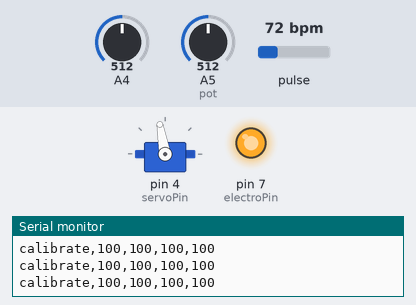
This sketch was run on a simulated Arduino Uno, built with avr-gcc and run on an emulated ATmega328P. Shown: servo, output pins drawn as LEDs (lit = HIGH), the last lines printed to the serial monitor. Inputs (shaded band) come from the test bench; at power-on: pulse 72 bpm, A4 = 512, A5 (pot) = 512.

Above: at 1.2 s.
1.3 s: pulse set to 100 bpm
At 10.15 s:
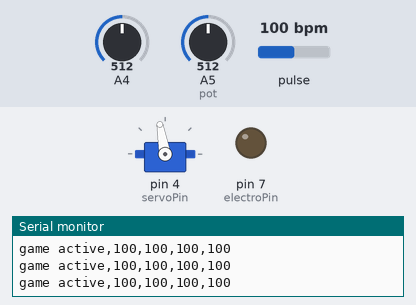
Timing chart, 0 to 10.3 s (numbered marks = the images above; inputs shaded):
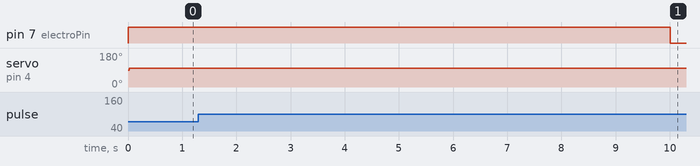

The sketch:

final.ino
```cpp
// Servo Motor imports and variables
#include "servoMotor.h"
// State Variables
#include "gamestate.h"
// Pulse Sensor imports and variables
#include "pulseSensor.h"

// HIGH = ON, LOW = OFF
int magnetState = HIGH;
const bool printSerialForP5 = true;
int winningDiff = 100;
int winningPlayer = -1;
int maxVariance = 20;
int current_time = 0;

void setup() {
  Serial.begin(250000);
  Serial.println("setup!");
  pinMode(electroPin, OUTPUT);
  servoMotor.attach(servoPin);

  pulseSensor.analogInput(PULSE_INPUT0, 0);
  pulseSensor.analogInput(PULSE_INPUT1, 1);
  pulseSensor.setThreshold(THRESHOLD);

// Now that everything is ready, start reading the PulseSensor signal.
  if (!pulseSensor.begin()) {
    Serial.println("pulse sensor not set up correctly");
  }
  else {
    Serial.println("pulse sensor library started up correctly");
  }
}

void loop() {

     int player1_fake = analogRead(A5);      // read the pot value
     int player2_fake = analogRead(A4);
     int player1_bpm = map(player1_fake, 0, 1023, 0, 200);
     int player2_bpm = map(player2_fake, 0, 1023, 0, 200);
     digitalWrite(electroPin, magnetState);

    // Pulse Sensor Library indicates to call this at least every 2 seconds for acturate pulse readings if
    // USE_ARDUINO_INTERRUPTS sets to false. USE_ARDUINO_INTERRUPTS interupting and causing issue with servo
    // motor so we must take these alternate actions.
    if (pulseSensor.sawNewSample()) {
      if (pulseSensor.sawStartOfBeat()) {
        int reading0 = pulseSensor.getBeatsPerMinute(0);
        int reading1 = pulseSensor.getBeatsPerMinute(1);
        Serial.println("reading 0: " + String(reading0) + " reading 1: " + String(reading1));

//        q0.push(&reading0);
//        q1.push(&reading1);

//        avgBPM0 = avgBPM(&q0, "q0 ");
//        avgBPM1 = avgBPM(&q1, "q0 ");
      }
    }
    q0.push(&player1_bpm);
    q1.push(&player2_bpm);
    avgBPM0 = avgBPM(&q0, "q0 ");
    avgBPM1 = avgBPM(&q1, "q1 ");

    if(millis() % 20 < 2) {
      servoMotor.write(servoAngle);
    }

  if (GAME_SEQUENCE[STATE_IDX] == START && abs(avgBPM0 - avgBPM1) < 5 && avgBPM0 > 20 && avgBPM0 > 20) {
    //Serial.println("CALIBRATING...");
    current_time = millis();
    STATE_IDX++;
  }

  if (GAME_SEQUENCE[STATE_IDX] == CALIBRATE && isCalibrated(&q0) && isCalibrated(&q1)) {
      //Serial.println("STARTING ACTIVE GAME...");

      if(millis() - current_time > 10000) {
        BASE_RATE[0] = avgBPM0;
        BASE_RATE[1] = avgBPM1;
        STATE_IDX++;
      }
  }

  if(GAME_SEQUENCE[STATE_IDX] == GAME_ACTIVE) {
    servoAngle = servoAngleStart + ((avgBPM0 - avgBPM1)/2);
    magnetState = LOW; //release ball!
  }

  if (GAME_SEQUENCE[STATE_IDX] == GAME_ACTIVE && abs(avgBPM0 - avgBPM1) > winningDiff) {
    //Serial.println("GAME OVER...");
    STATE_IDX++;
    servoAngle = servoAngleStart;
    if (avgBPM0  < avgBPM1) {
      winningPlayer = 0;
    }
    else {
      winningPlayer = 1;
    }
  }

  if (GAME_SEQUENCE[STATE_IDX] == GAME_OVER ) {
    servoAngle = servoAngleStart;
    STATE_IDX = 0;
  }


  if (printSerialForP5) {
    //Serial.print("State: ");
    Serial.print(GAME_SEQUENCE[STATE_IDX] + ",");
    if (GAME_SEQUENCE[STATE_IDX] == GAME_OVER) {
      Serial.println(winningPlayer);
    }
    else {
      //Serial.print("BPM0: ");
//      Serial.print(String(avgBPM0) + ",");
      //Serial.print("BPM1: ");
//      Serial.println(String(avgBPM1));
//      Serial.print("Player0 Delta BPM, Player1 Delta BPM");
        Serial.print(String(player1_bpm) + "," + String(player2_bpm) + ",");
        Serial.println(String(avgBPM0) + "," + String(avgBPM1));
    }
  }
}

int avgBPM(cppQueue * q, String type) {
  int sum = 0;
  int ref;
  for (int i = 0; i < q->getCount(); i++) {
    q->peekIdx(&ref, i);
    sum += ref;
  }
  return round(sum / q->getCount());
}

int avgRelBPM(cppQueue * q, int base) {
  int sum = 0;
  for (int i = 0; i < q->getCount(); i++) {
    int ref;
    q->peekIdx(&ref, i);
    int relBPMPercent = ref/base;
    sum += relBPMPercent;
  }
  return round(sum / q->getCount());
}


bool isCalibrated(cppQueue * q) {
  if (!q->isFull()) {
    return false;
  }
  int min = 1000;
  int max = 0;
  for (int i = 0; i < q->getCount(); i++) {
    int ref;
    q->peekIdx(&ref, i);
    if (ref < min) {
      min = ref;
    }
    if (ref > max) {
      max = ref;
    }
  }
  if (max - min < maxVariance) {
    return true;
  }
  return false;
}
```

cppQueue.cpp
```cpp
// (licence header left out)
/****************************************************************/
#include <string.h>
#include <stdlib.h>

#include "cppQueue.h"
/****************************************************************/


/*! \brief Increment index
**  \details Increment buffer index \b pIdx rolling back to \b start when limit \b end is reached
**  \param [in,out] pIdx - pointer to index value
**  \param [in] end - counter upper limit value
**  \param [in] start - counter lower limit value
**/
static inline void __attribute__((nonnull, always_inline)) inc_idx(uint16_t * const pIdx, const uint16_t end, const uint16_t start)
{
  if (*pIdx < end - 1)  { (*pIdx)++; }
  else          { *pIdx = start; }
}

/*! \brief Decrement index
**  \details Decrement buffer index \b pIdx rolling back to \b end when limit \b start is reached
**  \param [in,out] pIdx - pointer to index value
**  \param [in] end - counter upper limit value
**  \param [in] start - counter lower limit value
**/
static inline void __attribute__((nonnull, always_inline)) dec_idx(uint16_t * const pIdx, const uint16_t end, const uint16_t start)
{
  if (*pIdx > start)    { (*pIdx)--; }
  else          { *pIdx = end - 1; }
}


cppQueue::cppQueue(const uint16_t size_rec, const uint16_t nb_recs, const cppQueueType type, const bool overwrite)
{
  const uint32_t size = nb_recs * size_rec;

  rec_nb = nb_recs;
  rec_sz = size_rec;
  impl = type;
  ovw = overwrite;

  init = 0;

  //if (queue)  { free(queue); }  // Free existing data (if any)
  queue = (uint8_t *) malloc(size);

  if (queue == NULL)  { queue_sz = 0; return; } // Return here if cppQueue not allocated
  else        { queue_sz = size; }

  init = QUEUE_INITIALIZED;
  flush();
}

cppQueue::~cppQueue()
{
  if (init == QUEUE_INITIALIZED)  free(queue);
}


void cppQueue::flush(void)
{
  in = 0;
  out = 0;
  cnt = 0;
}


bool __attribute__((nonnull)) cppQueue::push(const void * const record)
{
  if ((!ovw) && isFull()) { return false; }

  uint8_t * const pStart = queue + (rec_sz * in);
  memcpy(pStart, record, rec_sz);

  inc_idx(&in, rec_nb, 0);

  if (!isFull())  { cnt++; }  // Increase records count
  else if (ovw)       // cppQueue is full and overwrite is allowed
  {
    if (impl == FIFO)     { inc_idx(&out, rec_nb, 0); } // as oldest record is overwritten, increment out
    //else if (impl == LIFO)  {}                // Nothing to do in this case
  }

  return true;
}

bool __attribute__((nonnull)) cppQueue::pop(void * const record)
{
  const uint8_t * pStart;

  if (isEmpty())  { return false; } // No more records

  if (impl == FIFO)
  {
    pStart = queue + (rec_sz * out);
    inc_idx(&out, rec_nb, 0);
  }
  else if (impl == LIFO)
  {
    dec_idx(&in, rec_nb, 0);
    pStart = queue + (rec_sz * in);
  }
  else  { return false; }

  memcpy(record, pStart, rec_sz);
  cnt--;  // Decrease records count
  return true;
}


bool __attribute__((nonnull)) cppQueue::peek(void * const record)
{
  const uint8_t * pStart;

  if (isEmpty())  { return false; } // No more records

  if (impl == FIFO)
  {
    pStart = queue + (rec_sz * out);
    // No change on out var as it's just a peek
  }
  else if (impl == LIFO)
  {
    uint16_t rec = in;  // Temporary var for peek (no change on in with dec_idx)
    dec_idx(&rec, rec_nb, 0);
    pStart = queue + (rec_sz * rec);
  }
  else  { return false; }

  memcpy(record, pStart, rec_sz);
  return true;
}


bool cppQueue::drop(void)
{
  if (isEmpty())      { return false; } // No more records

  if (impl == FIFO)   { inc_idx(&out, rec_nb, 0); }
  else if (impl == LIFO)  { dec_idx(&in, rec_nb, 0); }
  else          { return false; }

  cnt--;  // Decrease records count
  return true;
}


bool cppQueue::peekIdx(void * const record, const uint16_t idx)
{
  const uint8_t * pStart;

  if (idx + 1 > getCount()) { return false; } // Index out of range

  if (impl == FIFO)
  {
    pStart = queue + (rec_sz * ((out + idx) % rec_nb));
  }
  else if (impl == LIFO)
  {
    pStart = queue + (rec_sz * idx);
  }
  else  { return false; }

  memcpy(record, pStart, rec_sz);
  return true;
}
```

cppQueue.h
```cpp
// (licence header left out)
/****************************************************************/
#ifndef __CPPQUEUE_H
  #define __CPPQUEUE_H

#include <inttypes.h>
/****************************************************************/


#define QUEUE_INITIALIZED 0x5AA5    //!< cppQueue initialized control value


/*!\enum enumcppQueueType
** \brief cppQueue behavior enumeration (FIFO, LIFO)
**/
typedef enum enumcppQueueType {
  FIFO = 0, //!< First In First Out behavior
  LIFO = 1  //!< Last In First Out behavior
} cppQueueType;


/*! \class cppQueue
**  \brief Class containing the required methods for handling the queue
**/
class cppQueue
{
private:
  cppQueueType  impl;   //!< cppQueue implementation: FIFO LIFO
  bool      ovw;    //!< Overwrite previous records when queue is full allowed
  uint16_t    rec_nb;   //!< number of records in the queue
  uint16_t    rec_sz;   //!< Size of a record
  uint32_t    queue_sz; //!< Size of the full queue
  uint8_t *   queue;    //!< cppQueue start pointer (when allocated)

  uint16_t    in;     //!< number of records pushed into the queue
  uint16_t    out;    //!< number of records pulled from the queue (only for FIFO)
  uint16_t    cnt;    //!< number of records not retrieved from the queue
  uint16_t    init;   //!< set to QUEUE_INITIALIZED after successful init of the queue, 0 otherwise
public:
  /*! \brief cppQueue constructor
  **  \param [in] size_rec - size of a record in the queue
  **  \param [in] nb_recs - number of records in the queue
  **  \param [in] type - cppQueue implementation type: FIFO, LIFO
  **  \param [in] overwrite - Overwrite previous records when queue is full
  **  \return nothing
  **/
  cppQueue(const uint16_t size_rec, const uint16_t nb_recs=20, const cppQueueType type=FIFO, const bool overwrite=false);

  /*! \brief cppQueue destructor: release dynamically allocated queue
  **/
  ~cppQueue();

  /*! \brief Flush queue, restarting from empty queue
  **/
  void flush(void);

  /*! \brief Clean queue, restarting from empty queue
  **  \deprecated clean was already used in cppQueue lib, alias is made to keep compatibility with earlier versions
  **/
  inline void clean(void) __attribute__((always_inline)) {
    flush(); }

  /*! \brief get initialization state of the queue
  **  \return cppQueue initialization status
  **  \retval true if queue is allocated
  **  \retval false is queue is not allocated
  **/
  inline bool isInitialized(void) __attribute__((always_inline)) {
    return (init == QUEUE_INITIALIZED) ? true : false; }

  /*! \brief get emptiness state of the queue
  **  \return cppQueue emptiness status
  **  \retval true if queue is empty
  **  \retval false is not empty
  **/
  inline bool isEmpty(void) __attribute__((always_inline)) {
    return (!cnt) ? true : false; }

  /*! \brief get fullness state of the queue
  **  \return cppQueue fullness status
  **  \retval true if queue is full
  **  \retval false is not full
  **/
  inline bool isFull(void) __attribute__((always_inline)) {
    return (cnt == rec_nb) ? true : false; }

  /*! \brief get size of queue
  **  \remark Size in bytes (like sizeof)
  **  \return Size of queue in bytes
  **/
  inline uint32_t sizeOf(void) __attribute__((always_inline)) {
    return queue_sz; }

  /*! \brief get number of records in the queue
  **  \return Number of records stored in the queue
  **/
  inline uint16_t getCount(void) __attribute__((always_inline)) {
    return cnt; }

  /*! \brief get number of records in the queue (same as getCount)
  **  \deprecated nbRecs was already used in cppQueue lib, alias is made to keep compatibility with earlier versions
  **  \return Number of records stored in the queue
  **/
  inline uint16_t nbRecs(void) __attribute__((always_inline)) {
    return getCount(); }

  /*! \brief get number of records left in the queue
  **  \return Number of records left in the queue
  **/
  inline uint16_t getRemainingCount(void) __attribute__((always_inline)) {
    return rec_nb - cnt; }

  /*! \brief Push record to queue
  **  \param [in] record - pointer to record to be pushed into queue
  **  \return Push status
  **  \retval true if successfully pushed into queue
  **  \retval false if queue is full
  **/
  bool push(const void * const record) __attribute__((nonnull));

  /*! \brief Pop record from queue
  **  \warning If using push, pop, peek, drop, peekItem and/or peekPrevious in both interrupts and main application,
  **        you shall disable interrupts in main application when using these functions
  **  \param [in,out] record - pointer to record to be popped from queue
  **  \return Pop status
  **  \retval true if successfully popped from queue
  **  \retval false if queue is empty
  **/
  bool pop(void * const record) __attribute__((nonnull));

  /*! \brief Pull record from queue (same as pop)
  **  \warning If using push, pop, peek, drop, peekItem and/or peekPrevious in both interrupts and main application,
  **        you shall disable interrupts in main application when using these functions
  **  \deprecated pull was already used in cppQueue lib, alias is made to keep compatibility with earlier versions
  **  \param [in,out] record - pointer to record to be pulled from queue
  **  \return Pull status
  **  \retval true if successfully pulled from queue
  **  \retval false if queue is empty
  **/
  inline bool pull(void * const record) __attribute__((nonnull,always_inline)) {
    return pop(record); }

  /*! \brief Peek record from queue
  **  \warning If using push, pop, peek, drop, peekItem and/or peekPrevious in both interrupts and main application,
  **        you shall disable interrupts in main application when using these functions
  **  \note This function is most likely to be used in conjunction with drop
  **  \param [in,out] record - pointer to record to be peeked from queue
  **  \return Peek status
  **  \retval true if successfully peeked from queue
  **  \retval false if queue is empty
  **/
  bool peek(void * const record) __attribute__((nonnull));

  /*! \brief Drop current record from queue
  **  \warning If using push, pop, peek, drop, peekItem and/or peekPrevious in both interrupts and main application,
  **        you shall disable interrupts in main application when using these functions
  **  \note This method is most likely to be used in conjunction with peek
  **  \return drop status
  **  \retval true if successfully dropped from queue
  **  \retval false if queue is empty
  **/
  bool drop(void);

  /*! \brief Peek record at index from queue
  **  \warning If using push, pop, peek, drop, peekItem and/or peekPrevious in both interrupts and main application,
  **        you shall disable interrupts in main application when using these functions
  **  \note This function is only useful if searching for a duplicate record and shouldn't be used in conjunction with drop
  **  \param [in,out] record - pointer to record to be peeked from queue
  **  \param [in] idx - index of the record to pick
  **  \return Peek status
  **  \retval true if successfully peeked from queue
  **  \retval false if index is out of range
  **/
  bool peekIdx(void * const record, const uint16_t idx) __attribute__((nonnull));

  /*! \brief Peek previous record from queue
  **  \warning If using push, pop, peek, drop, peekItem and/or peekPrevious in both interrupts and main application,
  **        you shall disable interrupts in main application when using these functions
  **  \note This inline is only useful with FIFO implementation, use peek instead with a LIFO (will lead to the same result)
  **  \param [in,out] record - pointer to record to be peeked from queue
  **  \return Peek status
  **  \retval true if successfully peeked from queue
  **  \retval false if queue is empty
  **/
  inline bool peekPrevious(void * const record) __attribute__((nonnull,always_inline)) {
    const uint16_t idx = getCount() - 1;  // No worry about count - 1 when queue is empty, test is done by peekIdx
    return peekIdx(record, idx); }
};

#endif /* __CPPQUEUE_H */
```

gamestate.h
```cpp
int STATE_IDX = 0;
// Opening Animation
const String START = "start";
// Calibrate P5 Screen
const String CALIBRATE = "calibrate";
const String GAME_ACTIVE = "game active";
const String GAME_OVER = "game over";
const String GAME_SEQUENCE[4] = {START, CALIBRATE, GAME_ACTIVE, GAME_OVER};
```

pulseSensor.h
```cpp
#include "cppQueue.h"
// interupts increase the accuracy of the pulse sensor measure
#define USE_ARDUINO_INTERRUPTS false
#include <PulseSensorPlayground.h>
// First In First Out (FIFO) Queue used to average bpm over a window of time
#define  IMPLEMENTATION  FIFO
//pulse reading window is the window size to average bpm values over (creates smoother curve)
const int pulseReadingWindow = 40;
int deltaSum = 0;

// BPM window for A0
cppQueue  q0(sizeof(int), pulseReadingWindow, IMPLEMENTATION, true); // Instantiate queue
//BPM window for A1
cppQueue  q1(sizeof(int), pulseReadingWindow, IMPLEMENTATION, true); // Instantiate queue

// number of pressure sensors being used
const int PULSE_SENSOR_COUNT = 2;
PulseSensorPlayground pulseSensor(PULSE_SENSOR_COUNT);
int BASE_RATE[2];
cppQueue bpmWindow[] = {q0, q1};
const int THRESHOLD = 550;   // Adjust this number to avoid noise when idle
// Are the bpm's calibrated (difference between readings not greater than certain range)

const int PULSE_INPUT0 = A0;
const int PULSE_INPUT1 = A1;

int avgBPM0;
int avgBPM1;
```

servoMotor.h
```cpp
// Servo Motor Initialization Vars
#include "Servo.h"
Servo servoMotor;
const int servoPin = 4;
const int electroPin = 7;
// initialize servo motor to 90 degrees
int servoAngleStart = 100;
int servoAngle = servoAngleStart;
```
